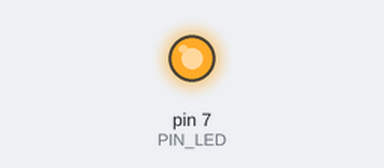
A sketch run on a simulated Arduino Uno, built with avr-gcc and run on an emulated ATmega328P. On the bench: output pins drawn as LEDs (lit = HIGH).

Above: at 0.1 s.
At 3.3 s:
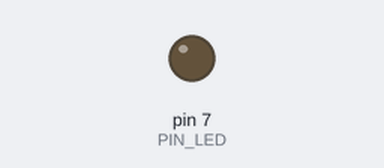
Timing chart, 0 to 4.8 s (numbered marks = the images above):
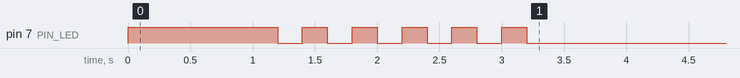

The sketch:

05_practice_2.ino
```cpp
#define PIN_LED 7

void setup() {
  pinMode(PIN_LED, OUTPUT);
  digitalWrite(PIN_LED, 1);
  delay(1000);
  digitalWrite(PIN_LED, 0);

  for(int i=0; i<6; i++)
  {
  digitalWrite(PIN_LED, 1);
  delay(200);
  digitalWrite(PIN_LED, 0);
  delay(200);
  }

}

void loop() {


}
```
